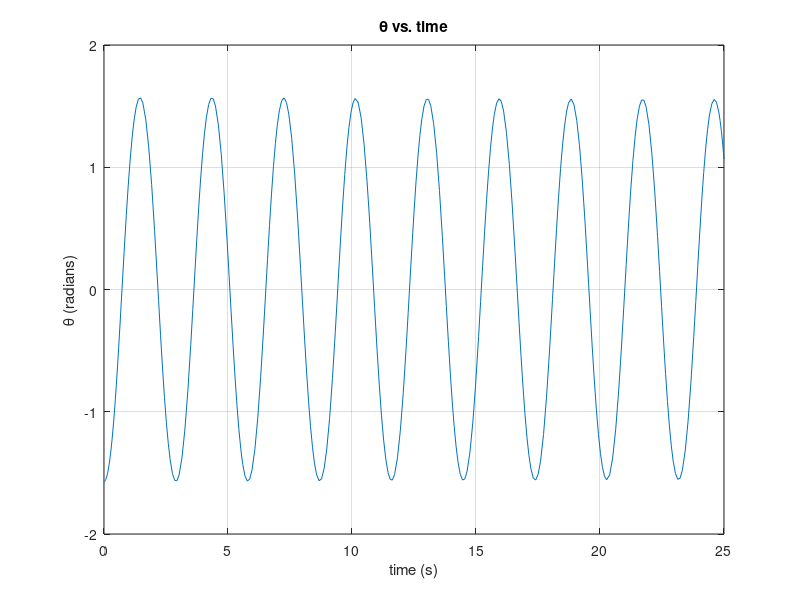
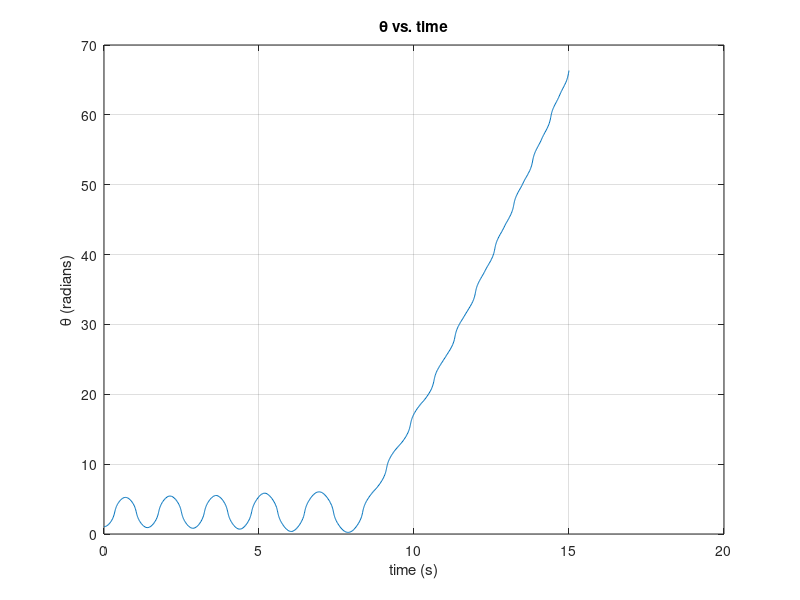

These figures' MATLAB source, in order:
%%  AE 352 HW 7 
%   Problem 1-2
%   Author: Max Feinberg
%   Simulates the motion of a cylinder rolling in a hemisphere
%   and a stick falling
function main
clear all; close all; clear figure; clc; %stand clears

R = 1; % Ramp Radius
r = 0.2; % cylinder radius
g = 9.8; % gravity

t0 = 0;         % initial time
tf = 25;        % final time
phi_0 = -1*pi/2*R/r;
y0 = [-1*pi/2; 0; phi_0; 0];   % initial conditions

[t,y] = ode45(@diff1,[t0 tf],y0); % Use ode45 to solve

figure(1) % Plot theta vs t
plot(t,y(:,1));
xlabel('time (s)');
ylabel('\theta (radians)');
title('\theta vs. time');
grid on
print -depsc P1Theta

theta0 = [pi/3; 0;];
[u,v] = ode45(@diff2,[0 15],theta0); % simulate stick falling

figure(2)
plot(u,v(:,1));
xlabel('time (s)');
ylabel('\theta (radians)');
title('\theta vs. time');
grid on
print -depsc P2Theta

end

function state = diff1(t,y)
R = 1;
r = 0.2;
g = 9.8;

state = [y(2); -1*2*g/(3*R)*sin(y(1)); y(4); -2*g/(3*r)*sin(y(1))]; 
end

function state = diff2(u,v)
l = 2;
g = 9.8;

state = [v(2); (6*g*l*sin(v(1))-3*v(2)^2*sin(v(1))*cos(v(1)))/ (1 + 3 * sin(v(1))^2)]; 
end
